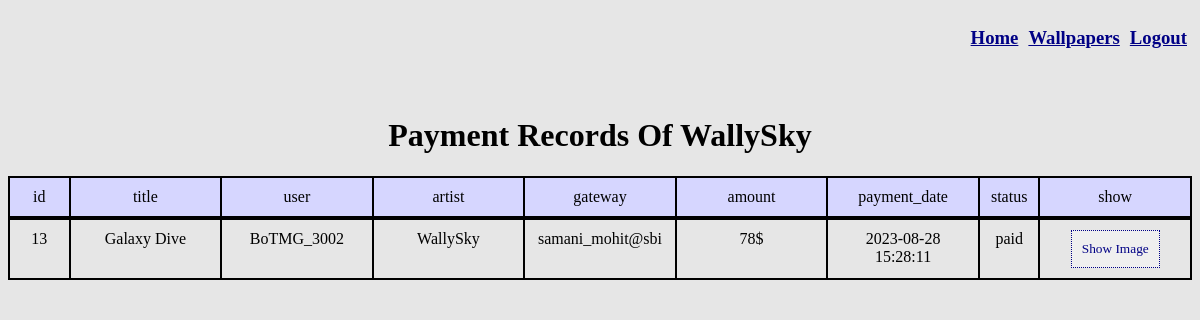
Screenshot of /admin/payment.php (signed in) with the database file from the repository.
### tables this page shows
CREATE TABLE `payment` (
  `id` int NOT NULL AUTO_INCREMENT,
  `amount` int NOT NULL,
  `user_id` int NOT NULL,
  `wall_id` int NOT NULL,
  `artist_id` int NOT NULL,
  `gateway` varchar(50) NOT NULL,
  `status` varchar(30) NOT NULL,
  `payment_date` datetime NOT NULL DEFAULT CURRENT_TIMESTAMP,
  PRIMARY KEY (`id`),
  KEY `user_id` (`user_id`),
  KEY `item_id` (`wall_id`),
  KEY `artist_id` (`artist_id`) USING BTREE,
  CONSTRAINT `payment_ibfk_1` FOREIGN KEY (`user_id`) REFERENCES `users` (`id`) ON DELETE CASCADE ON UPDATE CASCADE,
  CONSTRAINT `payment_ibfk_2` FOREIGN KEY (`wall_id`) REFERENCES `wallpaper` (`id`) ON DELETE CASCADE ON UPDATE CASCADE,
  CONSTRAINT `payment_ibfk_3` FOREIGN KEY (`artist_id`) REFERENCES `artist` (`user_id`) ON DELETE CASCADE ON UPDATE CASCADE
);

CREATE TABLE `wallpaper` (
  `id` int NOT NULL AUTO_INCREMENT,
  `artist_id` int NOT NULL,
  `artist` varchar(50) NOT NULL,
  `title` varchar(255) NOT NULL,
  `mime_type` varchar(10) NOT NULL,
  `url` varchar(255) NOT NULL,
  `resolution` varchar(30) NOT NULL,
  `size` varchar(255) NOT NULL,
  `category` varchar(255) NOT NULL,
  `is_premium` tinyint(1) NOT NULL,
  `price` int NOT NULL DEFAULT '0',
  `date_added` datetime NOT NULL DEFAULT CURRENT_TIMESTAMP,
  `hashcode` varchar(255) NOT NULL,
  PRIMARY KEY (`id`),
  KEY `artist_id` (`artist_id`),
  CONSTRAINT `wallpaper_ibfk_1` FOREIGN KEY (`artist_id`) REFERENCES `artist` (`user_id`) ON DELETE CASCADE ON UPDATE CASCADE
);

CREATE TABLE `users` (
  `id` int NOT NULL AUTO_INCREMENT,
  `username` varchar(50) NOT NULL,
  `email` varchar(50) NOT NULL,
  `password` varchar(50) NOT NULL,
  PRIMARY KEY (`id`)
);

CREATE TABLE `artist` (
  `id` int NOT NULL AUTO_INCREMENT,
  `user_id` int NOT NULL,
  `username` varchar(50) NOT NULL,
  `email` varchar(50) NOT NULL,
  PRIMARY KEY (`id`),
  KEY `user_id` (`user_id`),
  CONSTRAINT `artist_ibfk_1` FOREIGN KEY (`user_id`) REFERENCES `users` (`id`) ON DELETE CASCADE ON UPDATE CASCADE
);

### admin/payment.php (the view, shortened to what this page needs)
<?php
$con = conn();
$query = "select payment.*, users.username as username, artist.username as artist_name, wallpaper.url, wallpaper.title FROM payment CROSS JOIN users CROSS JOIN artist CROSS JOIN wallpaper WHERE users.id=payment.user_id and wallpaper.id=payment.wall_id and artist.user_id=payment.artist_id LIMIT 0,100";
$payment = $con->query($query);
?>
<!DOCTYPE html>
<html lang="en">
<head>
    <link rel="stylesheet" href="./style/index.css">
</head>
<body>
    <div class="navigation">
        <h3><a href="index.php">Home</a></h3>
        <h3><a href="wallpaper.php">Wallpapers</a></h3>
        <h3><a href="logout.php">Logout</a></h3>
    </div>
    <h1>Payment Records Of WallySky</h1>
    <section id="pending-walls">
        <div id="table">
            <div class="header row">
                <div class="attribute">id</div>
                <div class="attribute">title</div>
                <div class="attribute">user</div>
                <div id="artist" class="attribute">artist</div>
                <div class="attribute">gateway</div>
                <div class="attribute">amount</div>
                <div class="attribute">payment_date</div>
                <div class="attribute">status</div>
                <div class="show-img attribute">show</div>
            </div>
            <?php while ($data = $payment->fetch_assoc()) { ?>
                <div class="row">
                    <div><?= $data['id'] ?></div>
                    <div><?= $data['title'] ?></div>
                    <div><?= $data['username'] ?></div>
                    <div><?= $data['artist_name'] ?></div>
                    <div><?= $data['gateway'] ?></div>
                    <div><?= $data['amount'] ?>$ </div>
                    <div><?= $data['payment_date'] ?></div>
                    <div><?= $data['status'] ?></div>
                    <div id="show-img">
                        <button onclick="openDialog('<?= $data['url'] ?>')">
                            Show Image
                        </button>
                    </div>
                </div>
            <?php } ?>
        </div>
    </section>
</body>
</html>

### admin/style/index.css (style rules this page uses)
body { font-family: "CaskaydiaCove Nerd Font"; display: flex; align-items: center; justify-content: center; flex-direction: column; background-color: rgb(230, 230, 230); }
.row { display: grid; border-top: 2px solid black; border-right: 2px solid black; text-align: center; }
.row>div { border-left: 2px solid black; border-bottom: 2px solid black; padding: 10px; }
button { font-family: "CaskaydiaCove Nerd Font" !important; border: 1px dotted rgb(0, 0, 133); padding: 10px; color: rgb(0, 0, 133); cursor: pointer; }
html { block-size: 100%; }
h1 { margin-top: 50px; }
.header { background-color: rgb(214, 214, 255); }
.navigation { align-self: flex-end; justify-self: right; display: flex; }
.navigation h3 { padding-inline: 5px; }
a { color: rgb(0, 0, 133); }

### admin/payment.php (style rules this page uses)
.row { grid-template-columns: 2fr 5fr 5fr 5fr 5fr 5fr 5fr 2fr 5fr; }

### rows the page displays
payment: id "13", wall.title "Galaxy Dive", user.username "BoTMG_3002", artist.username "WallySky", gateway "samani_mohit@sbi", amount "78", payment_date "2023-08-28 15:28:11", status "paid"
